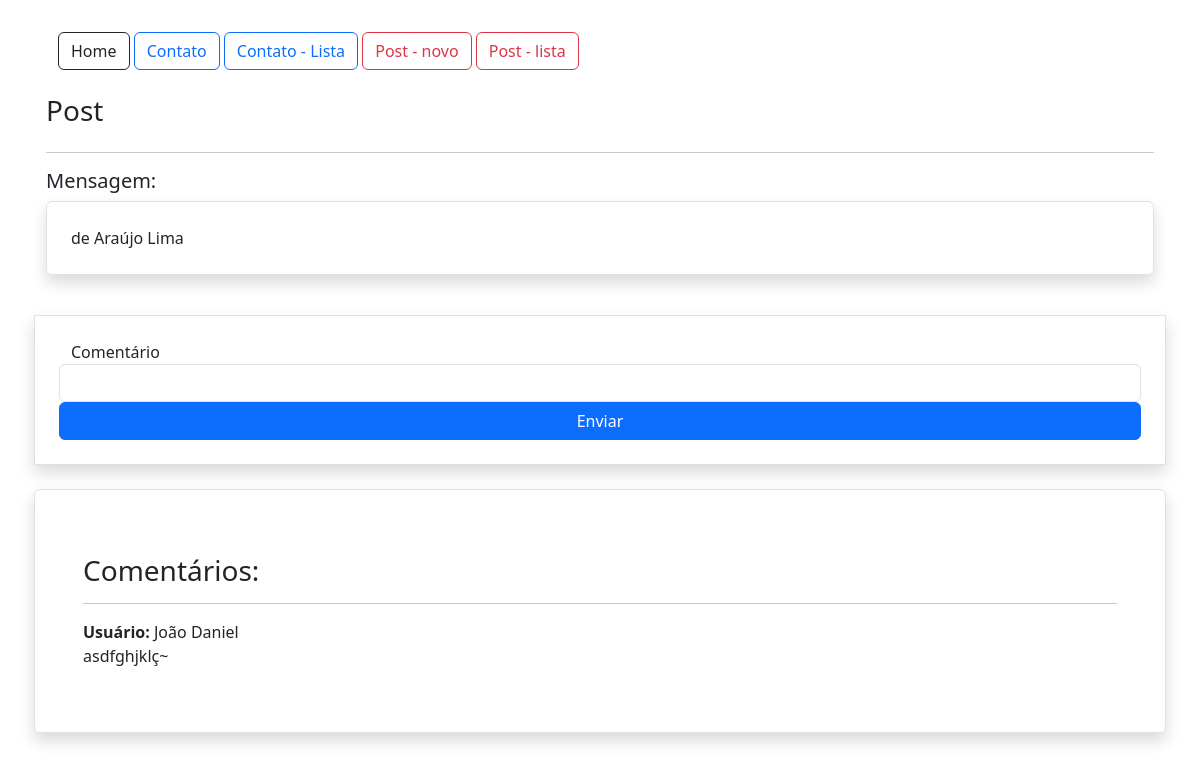
Screenshot of /post/5 (signed in) with the database file from the repository.
### app/models.py (models this page shows, shortened)
class Post (db.Model):
    id = db.Column (db.Integer, primary_key = True)
    data_criacao = db.Column (db.DateTime, default = datetime.now())
    mensagem = db.Column (db.String, nullable = True)
    user_id = db.Column(db.Integer, db.ForeignKey('user.id'), nullable=True)
    comentarios = db.relationship('PostComentarios', backref='post', lazy=True)

class PostComentarios (db.Model):
    id = db.Column(db.Integer, primary_key=True)
    data_criacao = db.Column(db.DateTime, default=datetime.now())
    comentario = db.Column(db.String, nullable=True)
    user_id = db.Column(db.Integer, db.ForeignKey('user.id'), nullable=True)
    post_id = db.Column(db.Integer, db.ForeignKey('post.id'), nullable=True)

class User (db.Model, UserMixin):
    id = db.Column (db.Integer, primary_key = True)
    nome = db.Column (db.String, nullable = True)
    sobrenome = db.Column (db.String, nullable=True)
    email = db.Column (db.String, nullable=True)
    senha = db.Column (db.String, nullable=True)
    posts = db.relationship ('Post', backref='user', lazy=True)
    post_comentarios = db.relationship('PostComentarios', backref='user', lazy=True)

### app/view.py (the view)
@app.route('/post/<int:id>', methods=['GET', 'POST'])
@login_required
def post_detalhes(id):
    post = Post.query.get(id)
    form = PostComentarioForm()
    if form.validate_on_submit():
        form.save(current_user.id, id)
        return redirect(url_for('post_detalhes', id=id))
    return render_template('post.html', post=post, form=form)

### app/forms.py (shortened to what this page needs)
class PostComentarioForm(FlaskForm):
    comentario = StringField('Comentário', validators=[DataRequired()])
    btnSubmit = SubmitField('Enviar')

### app/models.py (called while the page is built)
@login_manager.user_loader
def load_user (user_id):
    return User.query.get(user_id)

### app/templates/post.html (shortened to what this page needs)
{% extends 'base.html' %}
{% block content %}
<div class="container p-3">
  {% include 'nave.html' %}
  <div class="row mt-4">
    <h3>Post</h3>
  </div>
  <hr>
  <div class="row">
    <div class="col-12">
      <h5>Mensagem:</h5>
      <div class="col-12 border rounded p-4 shadow">
        {{post.mensagem}}
      </div>
    </div>
    <div class="col-12 mt-3">
      <form action="" method="post" class="row mt-4 p-4 round border shadow">
        {{form.comentario.label()}}
        {{form.comentario(class="form-control")}}
        {{form.btnSubmit(class="btn btn-primary col-12")}}
      </form>
    </div>
    <div class="col-12 mt-4 border rounded shadow p-5">
      <h3 class="mt-3">Comentários:</h3>
      {% for c in post.comentarios %}
      <hr>
      <p>
        <b>Usuário: </b> {{c.user.nome}} {{c.user.sobrenome}} <br>
        {{c.comentario}}
      </p>
      {% endfor %}
    </div>
  </div>
</div>
{% endblock %}

### rows the page displays
Post: mensagem "de Araújo Lima"
PostComentarios: user.nome "João", user.sobrenome "Daniel", comentario "asdfghjklç~"
